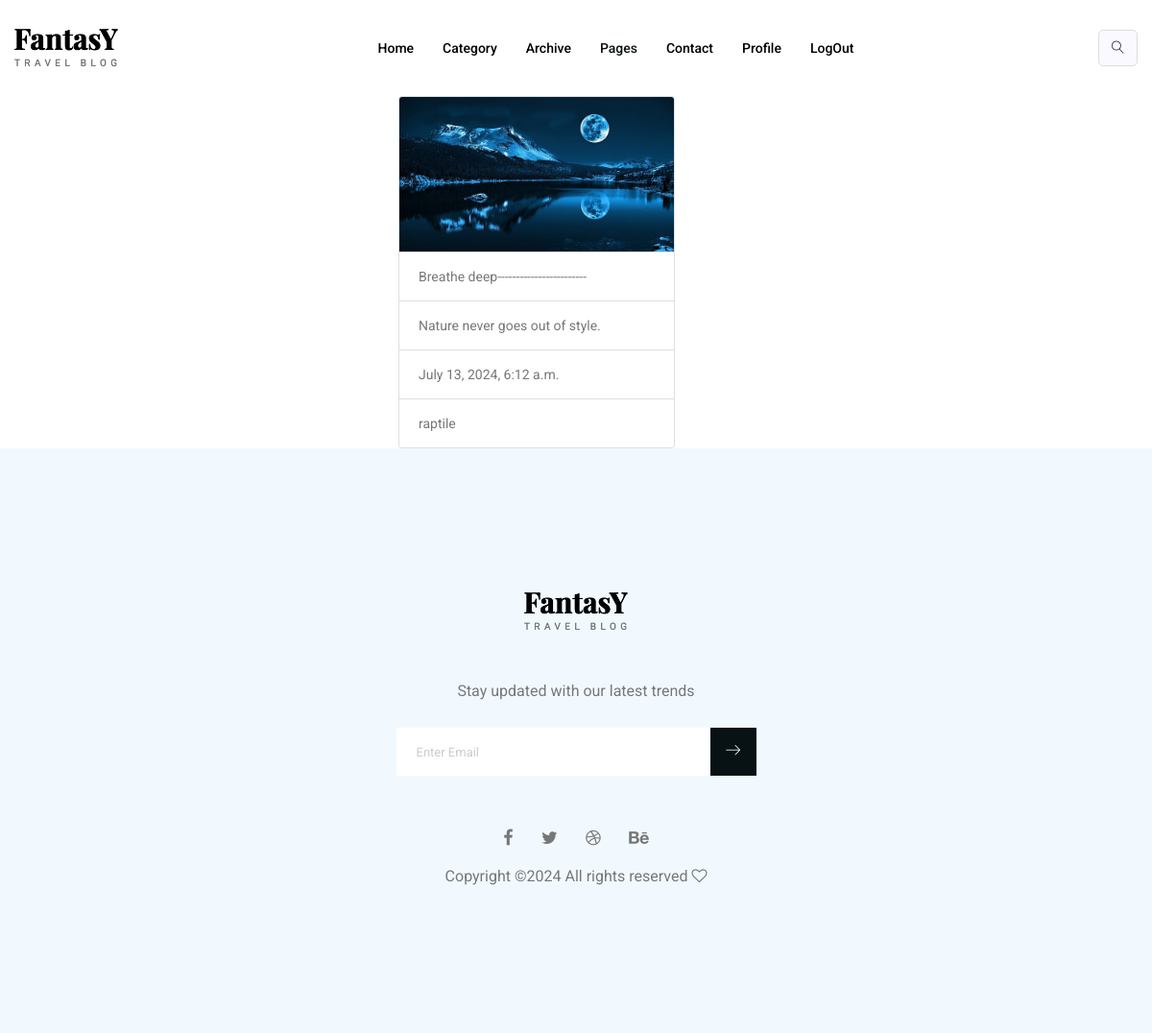
Page /posts/details/23 (signed in) on the committed database.
### api/models.py (models this page shows, shortened)
class Posts(models.Model):
    title=models.CharField(max_length=200)
    description=models.CharField(max_length=200)
    user=models.ForeignKey(User,on_delete=models.CASCADE)
    date=models.DateTimeField(auto_now_add=True)
    image=models.ImageField(upload_to="image1",null=True,blank=True)
    like=models.ManyToManyField(User,related_name="post")

### socialweb/views.py (the view)
# urls.py: path("posts/details/<int:id>",views.PostDetailView.as_view(),name="post-detail"),
@method_decorator(decs,name="dispatch")
class PostDetailView(View):
    def get(self,request,*args,**kwargs):
        id=kwargs.get("id")
        qs=Posts.objects.get(id=id)
        return render(request,"post-detail.html",{"posts":qs})

### socialweb/views.py (called while the page is built)
def signin_required(fn):
    def wrapper(request,*args,**kwargs):
        if not request.user.is_authenticated:
            return redirect("signin")
        else:
            return fn(request,*args,**kwargs)
    return wrapper

### socialweb/templates/post-detail.html
{%extends 'base.html'%}
{%block parent%}
<div class="container">
    <div class="row mt-5">
        <div class="col-4"></div>
        <div class="col-4">
            <div class="card" style="width: 18rem;">
                <ul class="list-group list-group-flush ">
                  {%if posts.image%}
                  <img class="card-img-top" src="{{posts.image.url}}" alt="..." />
                  {%else%}
                  <img class="card-img-top" src="https://dummyimage.com/450x300/dee2e6/6c757d.jpg" alt="..." />
                  {%endif%}
                  <li class="list-group-item"> {{posts.title}}</li>
                  <li class="list-group-item">{{posts.description}}</li>
                  <li class="list-group-item">{{posts.date}}</li>
                  <li class="list-group-item">{{posts.user}}</li>
                </ul>
              </div>
        </div>
        <div class="col-4"></div>
    </div>
</div>
{%endblock%}

### rows in the picture
Posts: image (picture), title "Breathe deep------------------------", description "Nature never goes out of style.", date "July 13, 2024, 6:12 a.m.", user "raptile"
